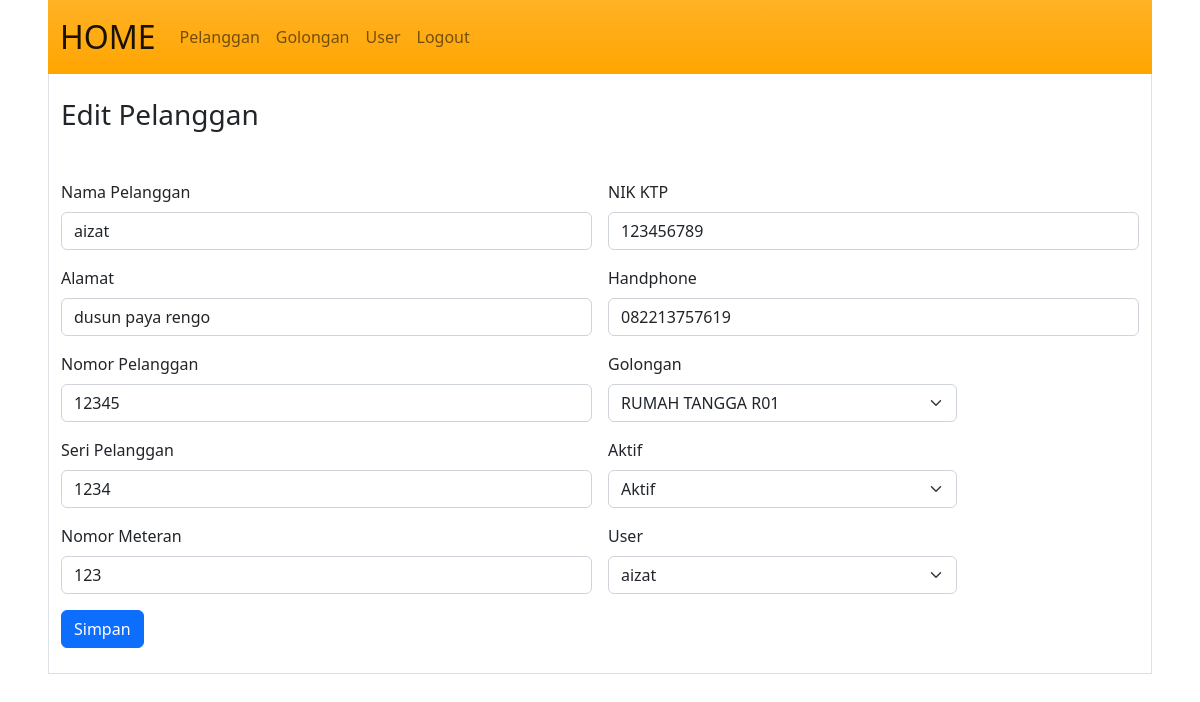
Page /pelanggan/edit/1 (signed in) on the committed database.
### tables this page shows
CREATE TABLE `tb_pelanggan` (
  `pel_id` int(11) NOT NULL,
  `pel_id_gol` tinyint(3) DEFAULT NULL,
  `pel_no` varchar(20) DEFAULT NULL,
  `pel_nama` varchar(50) DEFAULT NULL,
  `pel_alamat` text DEFAULT NULL,
  `pel_hp` varchar(20) DEFAULT NULL,
  `pel_ktp` varchar(50) DEFAULT NULL,
  `pel_seri` varchar(50) DEFAULT NULL,
  `pel_meteran` int(11) DEFAULT NULL,
  `pel_aktif` enum('Y','N') DEFAULT NULL,
  `pel_id_user` int(11) DEFAULT NULL,
  `created_at` timestamp NOT NULL DEFAULT current_timestamp() ON UPDATE current_timestamp(),
  `updated_at` datetime DEFAULT NULL
);

CREATE TABLE `tb_golongan` (
  `gol_id` tinyint(3) NOT NULL,
  `gol_kode` varchar(10) DEFAULT NULL,
  `gol_nama` varchar(50) DEFAULT NULL,
  `created_at` timestamp NOT NULL DEFAULT current_timestamp() ON UPDATE current_timestamp(),
  `updated_at` datetime DEFAULT NULL
);

CREATE TABLE `tb_users` (
  `user_id` int(11) NOT NULL,
  `user_email` varchar(50) DEFAULT NULL,
  `user_password` varchar(100) DEFAULT NULL,
  `user_nama` varchar(100) DEFAULT NULL,
  `user_alamat` text DEFAULT NULL,
  `user_hp` varchar(25) DEFAULT NULL,
  `user_pos` varchar(5) DEFAULT NULL,
  `user_role` tinyint(2) DEFAULT NULL,
  `user_aktif` tinyint(2) DEFAULT NULL,
  `created_at` timestamp NOT NULL DEFAULT current_timestamp() ON UPDATE current_timestamp(),
  `updated_at` datetime DEFAULT NULL
);

### app/core/Controller.php (called while the page is built, shortened)
<?php
class Controller
{
	public function pelanggan_edit($view, $data = [], $data2 = [], $data3 = [])
	{
		require_once ROOT . "app/views/pelanggan/edit.php";
	}
}

### app/controllers/Pelanggan.php (called while the page is built, shortened)
<?php
class Pelanggan extends Controller
{
      public function __construct()
      {
            $this->model = new \App\Models\Pelanggan();
      }
      public function edit($id)
      {
            $data = $this->model->edit($id);
            $data2 = $this->model->getGol();
            $data3 = $this->model->getUser();
            $this->pelanggan_edit('pelanggan/edit', $data, $data2, $data3);
      }
}

### index.php (called while the page is built, shortened)
<?php
new App\Core\Bootstrap();

### app/core/Model.php (called while the page is built, shortened)
<?php
class Model
{
	public function __construct()
	{
		try {
			$this->db = new PDO("mysql:host=localhost;dbname=dbpln", "root", "");
		} catch (Exception $e) {
			die("error! " . $e->getMessage());
		}
	}
}

### app/models/Pelanggan.php (called while the page is built, shortened)
<?php
class Pelanggan extends Model
{
      public function edit($id)
      {
            $sql = "SELECT * FROM tb_pelanggan JOIN tb_golongan ON tb_pelanggan.pel_id_gol=tb_golongan.gol_id JOIN tb_users ON tb_pelanggan.pel_id_user=tb_users.user_id WHERE pel_id=:pel_id";
            $stmt = $this->db->prepare($sql);
            $stmt->bindParam(":pel_id", $id);
            $stmt->execute();
            $data = $stmt->fetch();
            return $data;
      }
}

### app/views/pelanggan/edit.php (the view, shortened to what this page needs)
<!doctype html>
<html lang="en" class="ms-5 me-5">
  <head>
    <link href="<?php echo URL; ?>/layouts/assets/css/bootstrap.min.css" rel="stylesheet">
  </head>
  <body>
    <nav class="navbar navbar-expand-lg bg-gradient" style="background-color:orange; color:black;">
        <div class="container-fluid">
            <a class="navbar-brand fs-2" href="<?php echo URL; ?>/dashboard">HOME</a>
            <div class="collapse navbar-collapse" id="navbarNav">
                <ul class="navbar-nav">
                    <li class="nav-item">
                        <a class="nav-link" aria-current="page" href="<?php echo URL; ?>/pelanggan">Pelanggan</a>
                    </li>
                    <li class="nav-item">
                        <a class="nav-link" href="<?php echo URL; ?>/golongan">Golongan</a>
                    </li>
                    <li class="nav-item">
                        <a class="nav-link" href="<?php echo URL; ?>/user">User</a>
                    </li>
                    <li class="nav-item">
                        <a class="nav-link" href="<?php echo URL; ?>/user/logout">Logout</a>
                    </li>
                </ul>
            </div>
        </div>
    </nav>
    <div class="container-fluid w-100 border-start border-end border-bottom text-start py-4 align-middle" style="height:600px">
        <h3 class="mb-5">Edit Pelanggan</h3>
        <form action="<?php echo URL; ?>/pelanggan/update" method="post" class="row g-3">
        <?php
            $aktif = ($data['pel_aktif']=="Y")?"Aktif":"Tidak Aktif";
        ?>
            <div class="col-md-6">
                <label class="form-label">Nama Pelanggan</label>
                <input type="text" class="form-control" placeholder="Nama Pelanggan" name="pel_nama" value="<?= $data['pel_nama']; ?>" required>
            </div>
            <div class="col-md-6">
                <label class="form-label">NIK KTP</label>
                <input type="text" class="form-control" placeholder="NIK KTP" name="pel_ktp" value="<?= $data['pel_ktp']; ?>" required>
            </div>
            <div class="col-md-6">
                <label class="form-label">Alamat</label>
                <input type="text" class="form-control" placeholder="Alamat" name="pel_alamat" value="<?= $data['pel_alamat']; ?>" required>
            </div>
            <div class="col-md-6">
                <label class="form-label">Handphone</label>
                <input type="text" class="form-control" placeholder="Handphone" name="pel_hp" value="<?= $data['pel_hp']; ?>" required>
            </div>
            <div class="col-md-6">
                <label class="form-label">Nomor Pelanggan</label>
                <input type="text" class="form-control" placeholder="Nomor Pelanggan" name="pel_no" value="<?= $data['pel_no']; ?>" required>
            </div>
            <div class="col-md-4">
                <label class="form-label">Golongan</label>
                <select class="form-select" name="pel_gol">
                    <option selected value="<?= $data['pel_id_gol']; ?>"><?= $data['gol_nama']; ?></option>
                </select>
            </div>
            <div class="col-md-6">
                <label class="form-label">Seri Pelanggan</label>
                <input type="text" class="form-control" placeholder="Seri Pelanggan" name="pel_seri" value="<?= $data['pel_seri']; ?>" required>
            </div>
            <div class="col-md-4">
                <label class="form-label">Aktif</label>
                <select class="form-select" name="pel_aktif">
                    <option selected value="<?= $data['pel_aktif']; ?>"><?= $aktif; ?></option>
                </select>
            </div>
            <div class="col-md-6">
                <label class="form-label">Nomor Meteran</label>
                <input type="text" class="form-control" placeholder="Nomor Meteran" name="pel_meteran" value="<?= $data['pel_meteran']; ?>" required>
            </div>
            <div class="col-md-4">
                <label class="form-label">User</label>
                <select class="form-select" name="pel_user">
                <option selected value="<?= $data['pel_id_user']; ?>"><?= $data['user_nama']; ?></option>
                </select>
            </div>
            <div class="col-12">
                <button type="submit" class="btn btn-primary" name="btn_update">Simpan</button>
            </div>
        </form>
    </div>
  </body>
</html>

### rows in the picture
tb_pelanggan: pel_nama "aizat", pel_ktp "123456789", pel_alamat "dusun paya rengo", pel_hp "082213757619", pel_no "12345", pel_gol "RUMAH TANGGA R01", pel_seri "1234", pel_aktif "Aktif", pel_meteran "123", pel_user "aizat"
